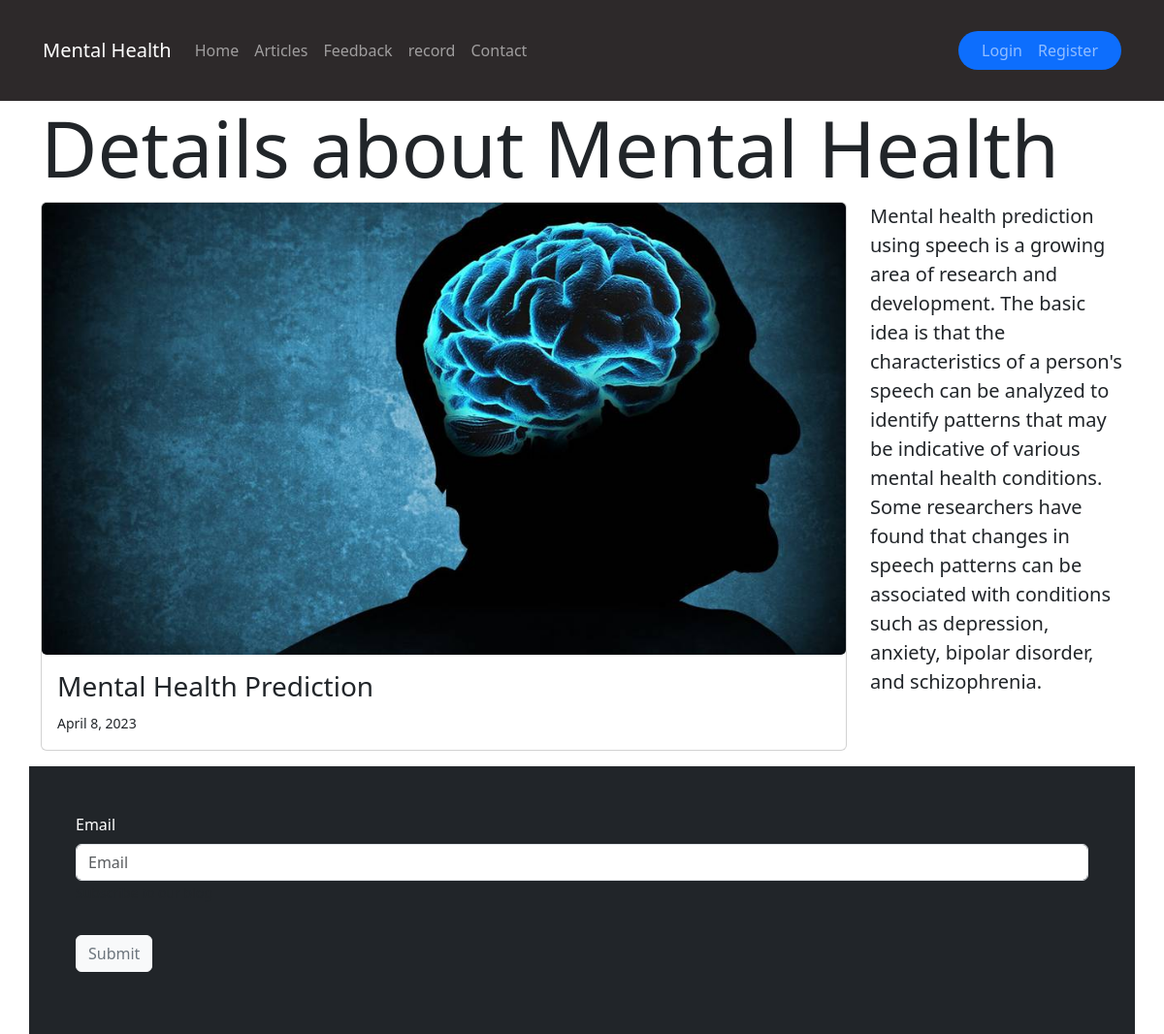
Screenshot of /blog/ with the database file from the repository.
### blog/models.py (models this page shows, shortened)
class Article(models.Model):
    title = models.CharField(max_length=100)
    slug = models.SlugField()
    content = models.TextField()
    created_on = models.DateTimeField(auto_now_add=True)
    image = models.ImageField(upload_to='blog/images/', blank=True, null=True)
    tags = models.ManyToManyField(Tag)

### blog/views.py (the view)
# urls.py: path('', views.blog_list, name='blogs'),
def blog_list(request):
    articles = Article.objects.all().order_by('-created_on')
    form = SubscribeForm()
    if request.method == 'POST':
        email = request.POST.get('email')
        if len(email) > 0:
            sub = Subscriber(email=email)   # create a new subscriber object
            sub.save()                      # save the subscriber to the database
            print('Subscriber saved')
    ctx = {
        'articles': articles,
        'form': form
    }
    return render(request, 'blog/list.html', ctx)

### blog/forms.py
class SubscribeForm(forms.Form):
    email = forms.EmailField(help_text='Subscribe to our blog')

### templates/blog/list.html (shortened to what this page needs)
{% extends 'layout/base.html' %}
{% load django_bootstrap5 %}
{% block content %}
<div class="container">
    <div class="row">
        <div class="col-md-12">
            <h3 class="display-1">Details about Mental Health</h3>
        </div>
        <div class="col-md-9    ">
            {% for item in articles %}
            <div class="card mb-3">
                {% if item.image %}
                <img src="{{item.image.url}}" alt="" class="card-img">
                {% endif %}
                <div class="card-body">
                    <h3 class="card-title">{{item.title}}</h3>
                    <small>{{item.created_on.date}}</small>
                </div>
            </div>
            {% empty %}
            <div class="card">
                <div class="card-body">
                    <p class="lead">No Articles found</p>
                </div>
            </div>
            {% endfor %}
        </div>
        <div class="col-md-3">
            <p class="lead">
                Mental health prediction using speech is a growing area of research and development. The basic idea is that the characteristics of a person's speech can be analyzed to identify patterns that may be indicative of various mental health conditions. Some researchers have found that changes in speech patterns can be associated with conditions such as depression, anxiety, bipolar disorder, and schizophrenia.
            </p>
        </div>
    </div>
</div>
<div class = "container p-5 bg-dark text-white">
    <div class="row">
        <form method="post" autocomplete="off">
        {% bootstrap_form form layout="inline" %}
        <button type="submit" class="btn btn-light text-secondary my-3">Submit</button>
    </form>
    </div>
    </div>
{% endblock content %}

### rows the page displays
Article: image (picture), title "Mental Health Prediction", created_on "April 8, 2023"
